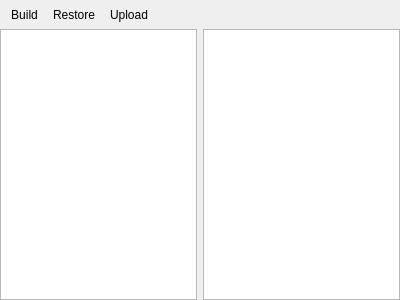
<?xml version="1.0" encoding="UTF-8"?>
<ui version="4.0">
 <class>CodePage</class>
 <widget class="QWidget" name="CodePage">
  <property name="geometry">
   <rect>
    <x>0</x>
    <y>0</y>
    <width>400</width>
    <height>300</height>
   </rect>
  </property>
  <property name="windowTitle">
   <string>Code</string>
  </property>
  <layout class="QVBoxLayout" name="verticalLayout">
   <property name="spacing">
    <number>0</number>
   </property>
   <property name="leftMargin">
    <number>0</number>
   </property>
   <property name="topMargin">
    <number>0</number>
   </property>
   <property name="rightMargin">
    <number>0</number>
   </property>
   <property name="bottomMargin">
    <number>0</number>
   </property>
   <item>
    <widget class="QToolBar" name="tlbWindow">
     <property name="windowTitle">
      <string>Code Tool Box</string>
     </property>
     <addaction name="actBuild"/>
     <addaction name="actRestore"/>
     <addaction name="actUpload"/>
    </widget>
   </item>
   <item>
    <widget class="QWidget" name="widMain" native="true">
     <layout class="QGridLayout" name="grdCode">
      <property name="leftMargin">
       <number>0</number>
      </property>
      <property name="topMargin">
       <number>0</number>
      </property>
      <property name="rightMargin">
       <number>0</number>
      </property>
      <property name="bottomMargin">
       <number>0</number>
      </property>
      <item row="0" column="0">
       <widget class="QTextEdit" name="tetCode"/>
      </item>
      <item row="0" column="2">
       <widget class="QTreeView" name="trvCode">
        <property name="editTriggers">
         <set>QAbstractItemView::NoEditTriggers</set>
        </property>
       </widget>
      </item>
     </layout>
    </widget>
   </item>
  </layout>
  <action name="actBuild">
   <property name="text">
    <string>Build</string>
   </property>
   <property name="shortcut">
    <string>Ctrl+F5</string>
   </property>
  </action>
  <action name="actRestore">
   <property name="text">
    <string>Restore</string>
   </property>
  </action>
  <action name="actUpload">
   <property name="text">
    <string>Upload</string>
   </property>
   <property name="shortcut">
    <string>Ctrl+U</string>
   </property>
  </action>
 </widget>
 <resources/>
 <connections/>
</ui>
